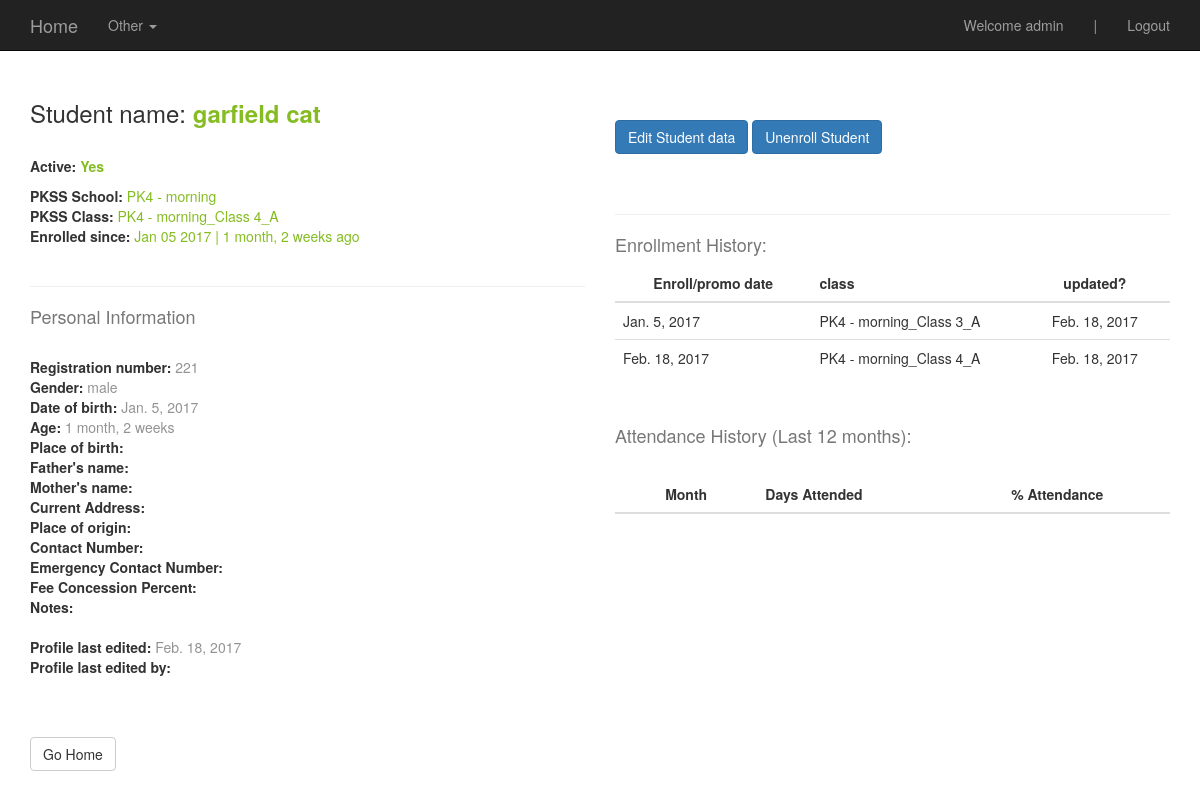
Page /student_profile/14/ (signed in) on the committed database.
### students/models.py (models this page shows, shortened)
class Student(models.Model):
	registration_number = models.IntegerField(null=False, blank=False)
	first_name = models.CharField(max_length=255)
	last_name = models.CharField(max_length=255)
	GENDER_CHOICES = (
		('male', 'male'),
		('female', 'female'),
	)
	gender =  models.CharField(max_length=12, choices=GENDER_CHOICES, null=False, blank=False)
	date_of_birth = models.DateField(auto_now=False, auto_now_add=False, default = datetime.date.today)
	place_of_birth = models.CharField(max_length=255, null=True, blank=True)
	fathers_name = models.CharField(max_length=255, null=True, blank=True)
	fathers_occupation = models.CharField(max_length=255, null=True, blank=True)
	mothers_name = models.CharField(max_length=255, null=True, blank=True)
	mothers_occupation = models.CharField(max_length=255, null=True, blank=True)
	address_current =  models.CharField(max_length=255, null=True, blank=True)
	address_origin =  models.CharField(max_length=255, null=True, blank=True)
	contact_number =  models.CharField(max_length=255, null=True, blank=True)
	emergency_contact_number =  models.CharField(max_length=255, null=True, blank=True)
	date_joined = models.DateField(auto_now=False, auto_now_add=False, default = datetime.date.today)
	pkss_school = models.ForeignKey('schools.School')
	pkss_class = models.ForeignKey('classes.Class')
	pkss_class_original = models.ForeignKey('classes.Class', related_name = 'pkss_class_original')
	enrollment_notes = models.TextField(max_length=2500, null=True, blank=True)
	FEE_CHOICES = (
		(0, 0),
		(25, 15),
		(50, 50),
		(100, 100),
	)
	fee_percent_rate_fixed = models.IntegerField(choices=FEE_CHOICES, null=False, blank=False, default=100)
	currently_enrolled = models.BooleanField(default=True)
	date_left = models.DateField(auto_now=False, auto_now_add=False, null=True, blank=True)
	REASON_LEFT_CHOICES = (
		('gone_to_regular_school', 'gone_to_regular_school'),
		('started_work', 'started_work'),
		('returned_to_village', 'returned_to_village'),
		('returned_to_country', 'returned_to_country'),
		('changed_location', 'changed_location'),
		('stay_at_home', 'stay_at_home'),
		('other', 'other'),
	)
	reason_left =  models.CharField(max_length=30, choices=REASON_LEFT_CHOICES, null=True, blank=True)
	updated_last = models.DateField(auto_now=True, auto_now_add=False)
	updated_last_by = models.CharField(max_length=255, null=True, blank=True)

class StudentHistory(models.Model):
	student_name = models.ForeignKey('Student')
	date = models.DateField(auto_now=False, auto_now_add=False, default = datetime.date.today) #date of enrollment or promotion
	pkss_class = models.CharField(max_length=255, null=False, blank=False)
	created = models.DateField(auto_now=False, auto_now_add=True)

### schools/models.py (models this page shows, shortened)
class School(models.Model):
        school_name = models.CharField(max_length=255)
        school_address = models.CharField(max_length=255)
        city = models.CharField(max_length=255)
        date_opened = models.DateField(auto_now=False, auto_now_add=False)
        school_notes = models.TextField(max_length=2500, null=True, blank=True)
        def __unicode__(self):
            return self.school_name

### classes/models.py (models this page shows, shortened)
class Class(models.Model):
	school = models.ForeignKey('schools.School')
	CLASS_CHOICES = (
		('Play Group', 'Play Group'),
		('Nursery', 'Nursery'),
		('M1', 'M1'),
		('M2', 'M2'),
		('Class 3', 'Class 3'),
		('Class 4', 'Class 4'),
		('Class 5', 'Class 5'),
		('Class 6', 'Class 6'),
	)
	class_name = models.CharField(max_length=255, choices=CLASS_CHOICES)
	SECTION_CHOICES = (
		('A', 'A'),
		('B', 'B'),
		('C', 'C'),
		('D', 'D'),
	)
	section = models.CharField(max_length=255, choices=SECTION_CHOICES, default='A')
	SHIFT_CHOICES = (
		('morning', 'morning'),
		('evening', 'evening'),
	)
	shift = models.CharField(max_length=255, choices=SHIFT_CHOICES)
	school_class_section = models.CharField(max_length=255, null=True, blank=True)
	teacher = models.ForeignKey('teachers.Teacher')
	def __unicode__(self):
		return self.school_class_section
	class Meta:
		unique_together = ("school", "class_name", "section")

### students/views.py (the view)
# urls.py: url(r'^student_profile/(?P<pk>\d+)/$', st.student_profile_details, name='std_profile'),
@login_required
def student_profile_details(request, pk=None):
	if request.user.useraccess.access_level == 'super' or request.user.useraccess.access_level == 'manager' or request.user.useraccess.access_level == 'staff' or request.user.useraccess.access_level == 'coordinator':
		std = get_object_or_404(Student, pk=pk) #student object
		s_hist = StudentHistory.objects.filter(student_name_id = std.pk)
		context = {
		"std": std,  #update this
		"s_hist": s_hist,
		}
		return render(request, "student_profile_details.html", context)

### templates/student_profile_details.html (shortened to what this page needs)
{% extends "base.html" %}
{% block content %}
 <div class='container'>
<br>
 	<div class='row'>
		<div class='col-sm-6'>
			<br>
	 		<h3> Student name: <b style="color:#85BC22"> {{std.first_name}} {{std.last_name}} </b></h3>
	 		<br>
	 		<p><b>Active: </b><z style="color:#85BC22">
	 			{% if std.currently_enrolled is True %} <b>Yes</b> {% endif %}
	 		</z><br></p>
			<b>PKSS School:</b><z style="color:#85BC22"> {{std.pkss_school}}</z><br>
			<b>PKSS Class:</b><z style="color:#85BC22"> {{std.pkss_class}}</z>		<br>
			<b>Enrolled since:</b><z style="color:#85BC22"> {{std.date_joined|date:"M d Y"}} | {{std.date_joined|timesince}} ago </z>
	 		<br>
	 		<br>
	 		<hr>
	 		<h4>Personal Information</h4>
	 		<br>
	 		<b>Registration number:</b><z style="color:#939393"> {{std.registration_number}}</z><br>
	 		<b>Gender:</b><z style="color:#939393"> {{std.gender}}</z><br>
	 		<b>Date of birth:</b><z style="color:#939393"> {{std.date_of_birth}}</z><br>
	 		<b>Age:</b><z style="color:#939393"> {{std.date_of_birth|timesince}}</z><br>
	 		<b>Place of birth:</b><z style="color:#939393"> {{std.place_of_birth}}</z><br>
	 		<b>Father's name:</b><z style="color:#939393"> {{std.fathers_name}}</z><br>
	 		<b>Mother's name:</b><z style="color:#939393"> {{std.mothers_name}}</z><br>
	 		<b>Current Address:</b><z style="color:#939393"> {{std.address_current}}</z><br>
	 		<b>Place of origin:</b><z style="color:#939393"> {{std.address_origin}}</z><br>
	 		<b>Contact Number:</b><z style="color:#939393"> {{std.contact_number}}</z><br>
	 		<b>Emergency Contact Number:</b><z style="color:#939393"> {{std.emergency_contact_number}}</z><br>
	 		<b>Fee Concession Percent:</b><z style="color:#939393"> {{std.fee_concession_percent}}</z><br>
	 		<b>Notes:</b><z style="color:#939393"> {{std.enrollment_notes}}</z><br>
	 		<br>
	 		<b>Profile last edited:</b><z style="color:#939393"> {{std.updated_last}}</z><br>
	 		<b>Profile last edited by:</b><z style="color:#939393"> {{std.updated_last_by}}</z><br>
	 		<br>
	 		<br>
	 		<br>
	 		<a href='{% url "user_homepage"%}' class="btn btn-default" role="button">
		 	Go Home</a><br>
 		</div>
 		<div class='col-sm-6'>
 			<br>
 			<br><br>
 			<a href='{% url "edit_std_profile" std.pk %}' class="btn btn-primary" role="button">
		 	Edit Student data</a>
		 	<a href='{% url "unenroll_std_profile" std.pk %}' class="btn btn-primary" role="button">
		 	Unenroll Student</a>
	 		<br><br><br>
	 		<hr>
 			<h4>Enrollment History:</h4>
 			<table class="table">
			      <THEAD>
			        <TR>
			          <TH style="text-align:center" width="30">Enroll/promo date</TH>
			          <TH style="text-align:left" width="20"> class </TH>
			          <TH style="text-align:center" width="20"> updated?</TH>
			        </TR>
			      </THEAD>
			      <TBODY>
			        {% for obj in s_hist %}
			        <TR>
			          <TD class="vert-align"> {{obj.date}} </TD>
			          <TD class="vert-align"> {{obj.pkss_class}}</TD>
			          <TD class="vert-hor-align"> {{obj.created}} </TD>
			        {% endfor %}
			        </TR>
			      </TBODY>
			    </TABLE>
 			<br>
 			<h4>Attendance History (Last 12 months):</h4>
 			<br>
 			<table class="table">
			      <THEAD>
			        <TR>
			          <TH style="text-align:center" width="30">Month</TH>
			          <TH style="text-align:left" width="20"> Days Attended</TH>
			          <TH style="text-align:center" width="20"> % Attendance</TH>
			        </TR>
			      </THEAD>
			    </TABLE>
 		</div>
	</div>
</div>
{% endblock %}

### templates/navbar.html (shortened to what this page needs)
    <nav class="navbar navbar-inverse navbar-fixed-top">
      <div class="container">
        <div class="navbar-header">
          <a class="navbar-brand" href='{% url "user_homepage" %}'>Home</a>
        </div>
        <div id="navbar" class="navbar-collapse collapse">
        <ul class="nav navbar-nav">
                <li class="dropdown">
                <a href="#" class="dropdown-toggle" data-toggle="dropdown" role="button" aria-haspopup="true" aria-expanded="false"> Other <span class="caret"></span></a>
              </li>
            </ul>
          <ul class="nav navbar-nav navbar-right">
          {% if request.user.is_authenticated  %}
            <li><a href=''>Welcome {{request.user}}</a></li>
             <li><a href=''>|</a></li>
              <li><a href='{% url "logout" %}'>Logout</a></li>
          {% endif %}
          </ul>
        </div>
      </div>
    </nav>

### static/css/base.css (style rules this page uses)
h4 { color: #777777; }
.table tbody>tr>td.vert-align { vertical-align: middle; }
.table tbody>tr>td.vert-hor-align { vertical-align: middle; text-align: center; }
.navbar { margin-bottom:0; }

### rows in the picture
Student: first_name "garfield", last_name "cat", pkss_school "PK4 - morning", pkss_class "PK4 - morning_Class 4_A", date_joined "Jan 05 2017", date_joined "1 month, 2 weeks", registration_number "221", gender "male", date_of_birth "Jan. 5, 2017", date_of_birth "1 month, 2 weeks", updated_last "Feb. 18, 2017"
StudentHistory: date "Jan. 5, 2017", pkss_class "PK4 - morning_Class 3_A", created "Feb. 18, 2017"
StudentHistory: date "Feb. 18, 2017", pkss_class "PK4 - morning_Class 4_A", created "Feb. 18, 2017"

### other values in the picture
{{ request.user }} "admin"
